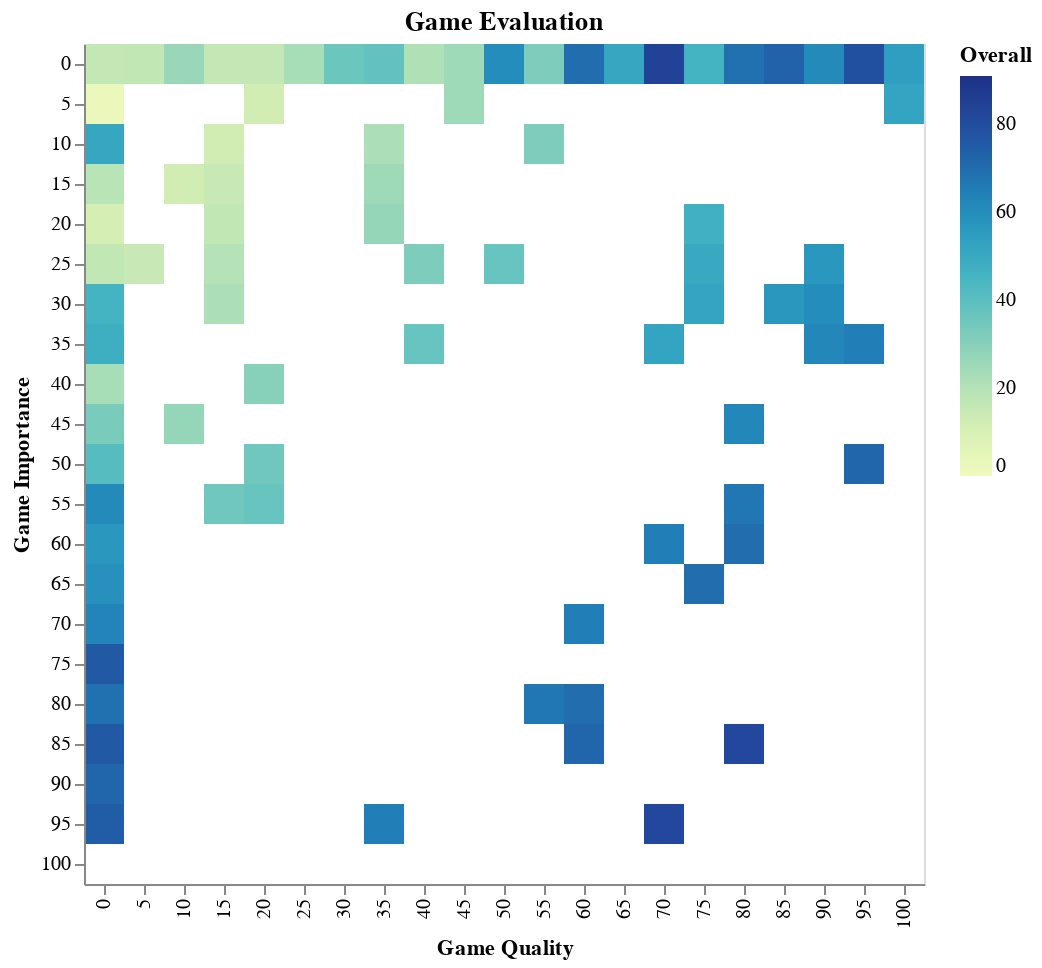

Write notebook code for a chart like this one.
### Code cell
# Convert this grid to columnar data expected by Altair
source = pd.DataFrame({'Quality': data.game_quality_rating,
                     'Importance': data.game_importance_rating,
                     'Overall': data.game_overall_rating})

alt.Chart(source).mark_rect().encode(
            x=alt.X('Quality:O',
                        axis=alt.Axis(
                            title="Game Quality"
                        ),
                        scale=alt.Scale(
                            domain=(0,5,10,15,20,25,30,35,40,45,50,55,60,65,70,75,80,85,90,95,100)
                        )),
            y=alt.Y('Importance:O',
                        axis=alt.Axis(
                            title="Game Importance"
                        ),
                        scale=alt.Scale(
                            domain=(0,5,10,15,20,25,30,35,40,45,50,55,60,65,70,75,80,85,90,95,100)
                        )),
            color=alt.Color('Overall:Q'),
            tooltip=['Quality','Importance','Overall']
).properties(
    title="Game Evaluation"
)

### Figure 1 — Vega-Lite specification as saved in the notebook (floating-point values rounded to 4 significant figures; data arrays with more than 128 entries replaced by an {"elided": "..."} marker saying what was removed)
{"config": {"view": {"continuousWidth": 400, "continuousHeight": 300}}, "data": {"name": "data-48cd68cf09232ef76107d89c64282a2d"}, "mark": "rect", "encoding": {"color": {"field": "Overall", "type": "quantitative"}, "tooltip": [{"field": "Quality", "type": "quantitative"}, {"field": "Importance", "type": "quantitative"}, {"field": "Overall", "type": "quantitative"}], "x": {"axis": {"title": "Game Quality"}, "field": "Quality", "scale": {"domain": [0, 5, 10, 15, 20, 25, 30, 35, 40, 45, 50, 55, 60, 65, 70, 75, 80, 85, 90, 95, 100]}, "type": "ordinal"}, "y": {"axis": {"title": "Game Importance"}, "field": "Importance", "scale": {"domain": [0, 5, 10, 15, 20, 25, 30, 35, 40, 45, 50, 55, 60, 65, 70, 75, 80, 85, 90, 95, 100]}, "type": "ordinal"}}, "title": "Game Evaluation", "$schema": "https://vega.github.io/schema/vega-lite/v4.17.0.json", "datasets": {"data-48cd68cf09232ef76107d89c64282a2d": {"elided": "1310 records"}}}
